Frame 1 (no input): blank canvas, image omitted
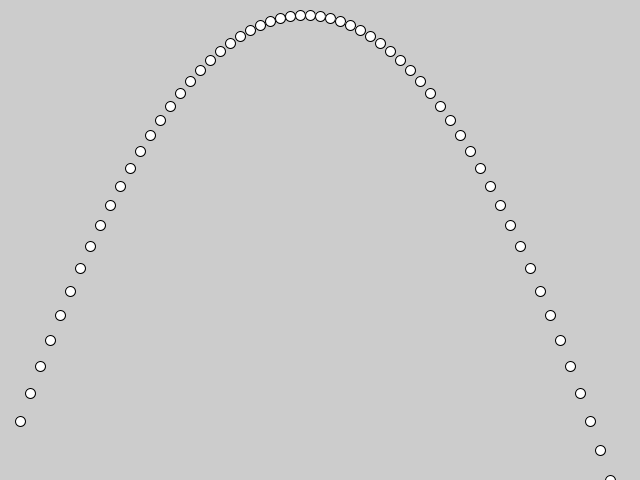
Frame 60 (the mouse pressed at the canvas centre just before this capture)
Frame 120 (the mouse held since frame 60 and released just before this capture): identical to frame 60, image omitted

The Processing sketch that drew this single still picture (run headless with seeded random() and noise(); from frame 60 on, the mouse is pressed at the canvas centre):

// Processing sketch: sketch
// ── sketch.pde
float g = 1;
float vx0 = 10;
float vy0 = -30;
float rx0 = 0;
float rx1 = vx0 + rx0;
float ry0 = 480;
float ry1 = vy0 + ry0;
float rx2 = 2*rx1 - rx0;
float ry2 = 2*ry1 - ry0 + g;

void setup() {
  size(640,480);
  frameRate(30);
}

void draw() {
  ellipse(rx2, ry2, 10, 10);
  updateTime();
}

void updateTime()
{
  rx0 = rx1;
  ry0 = ry1;
  rx1 = rx2;
  ry1 = ry2;
  rx2 = 2*rx1 - rx0;
  ry2 = 2*ry1 - ry0 + g;
}
